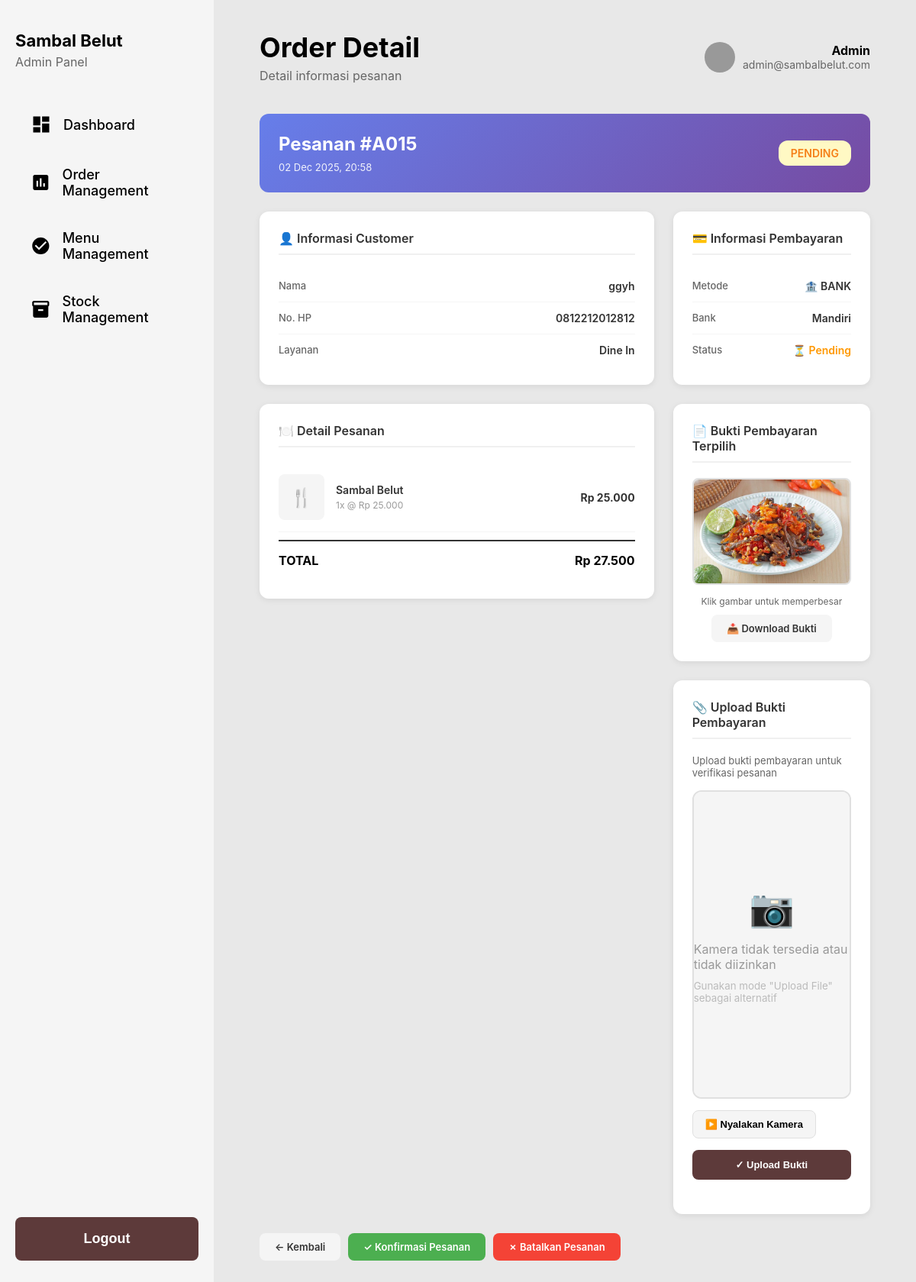
Page /admin/order_detail.php?id=23 (signed in) on the committed database.
### tables this page shows
CREATE TABLE `pesanan` (
  `pesanan_id` int(11) NOT NULL,
  `user_id` int(11) DEFAULT NULL,
  `admin_id` int(11) DEFAULT NULL,
  `layanan_id` int(11) NOT NULL,
  `tanggal` datetime NOT NULL,
  `status` enum('pending','dikonfirmasi','diproses','selesai','dibatalkan') DEFAULT 'pending',
  `total_harga` decimal(10,2) NOT NULL,
  `nomor_antrian` varchar(10) DEFAULT NULL,
  `created_at` timestamp NOT NULL DEFAULT current_timestamp()
);

CREATE TABLE `user` (
  `user_id` int(11) NOT NULL,
  `nama` varchar(100) NOT NULL,
  `no_hp` varchar(20) NOT NULL,
  `created_at` timestamp NOT NULL DEFAULT current_timestamp()
);

CREATE TABLE `layanan` (
  `layanan_id` int(11) NOT NULL,
  `jenis_layanan` varchar(50) NOT NULL,
  `deskripsi` text DEFAULT NULL
);

CREATE TABLE `detail_pesanan` (
  `detail_id` int(11) NOT NULL,
  `pesanan_id` int(11) NOT NULL,
  `menu_id` int(11) NOT NULL,
  `jumlah` int(11) NOT NULL,
  `harga_satuan` decimal(10,2) NOT NULL,
  `subtotal` decimal(10,2) NOT NULL
);

CREATE TABLE `menu` (
  `menu_id` int(11) NOT NULL,
  `nama_menu` varchar(100) NOT NULL,
  `kategori` varchar(50) NOT NULL,
  `deskripsi` text DEFAULT NULL,
  `harga` decimal(10,2) NOT NULL,
  `stok` int(11) NOT NULL DEFAULT 0,
  `foto` varchar(255) DEFAULT NULL,
  `status` enum('tersedia','habis') DEFAULT 'tersedia',
  `created_at` timestamp NOT NULL DEFAULT current_timestamp()
);

CREATE TABLE `pembayaran` (
  `pembayaran_id` int(11) NOT NULL,
  `pesanan_id` int(11) NOT NULL,
  `metode` varchar(20) DEFAULT NULL,
  `bank` varchar(50) DEFAULT NULL,
  `total` decimal(10,2) NOT NULL,
  `status` enum('pending','berhasil','gagal') DEFAULT 'pending',
  `bukti_bayar` varchar(255) DEFAULT NULL,
  `tanggal_bayar` datetime DEFAULT NULL
);

### config/config.php (called while the page is built, shortened)
<?php
function formatRupiah($angka) {
    return 'Rp ' . number_format($angka, 0, ',', '.');
}
?>

### admin/order_detail.php (the view, shortened to what this page needs)
<?php
require_once '../config/config.php';
$conn = getConnection();
$pesanan_id = isset($_GET['id']) ? intval($_GET['id']) : 0;
$query = "SELECT p.*,
                 u.nama as customer_name,
                 u.no_hp,
                 l.jenis_layanan,
                 pm.metode,
                 pm.bank,
                 pm.status as payment_status,
                 pm.bukti_bayar,
                 pm.tanggal_bayar
          FROM pesanan p
          LEFT JOIN user u ON p.user_id = u.user_id
          LEFT JOIN layanan l ON p.layanan_id = l.layanan_id
          LEFT JOIN pembayaran pm ON p.pesanan_id = pm.pesanan_id
          WHERE p.pesanan_id = $pesanan_id";
$result = $conn->query($query);
$order = $result->fetch_assoc();
$query_items = "SELECT dp.*, m.nama_menu, m.foto
                FROM detail_pesanan dp
                LEFT JOIN menu m ON dp.menu_id = m.menu_id
                WHERE dp.pesanan_id = $pesanan_id";
$items_result = $conn->query($query_items);
include 'includes/header.php';
?>
<div class="detail-container">
    <div style="background: linear-gradient(135deg, #667eea 0%, #764ba2 100%); color: white; padding: 25px; border-radius: 12px; margin-bottom: 25px;">
        <div style="display: flex; justify-content: space-between; align-items: center;">
            <div>
                <h2 style="font-size: 24px; margin-bottom: 8px;">Pesanan #<?php echo htmlspecialchars($order['nomor_antrian']); ?></h2>
                <p style="opacity: 0.9; font-size: 13px;"><?php echo date('d M Y, H:i', strtotime($order['tanggal'])); ?></p>
            </div>
            <div>
                <span class="status-badge <?php echo $order['status']; ?>" style="font-size: 14px; padding: 8px 16px;">
                    <?php echo strtoupper($order['status']); ?>
                </span>
            </div>
        </div>
    </div>
    <div class="detail-grid">
        <div>
            <div class="detail-card">
                <h3>👤 Informasi Customer</h3>
                <div class="info-row">
                    <span class="info-label">Nama</span>
                    <span class="info-value"><?php echo htmlspecialchars($order['customer_name'] ?? 'Guest'); ?></span>
                </div>
                <div class="info-row">
                    <span class="info-label">No. HP</span>
                    <span class="info-value"><?php echo htmlspecialchars($order['no_hp'] ?? '-'); ?></span>
                </div>
                <div class="info-row">
                    <span class="info-label">Layanan</span>
                    <span class="info-value"><?php echo htmlspecialchars($order['jenis_layanan'] ?? '-'); ?></span>
                </div>
            </div>
            <div class="detail-card" style="margin-top: 25px;">
                <h3>🍽️ Detail Pesanan</h3>
                <?php
                if ($items_result && $items_result->num_rows > 0) {
                    while ($item = $items_result->fetch_assoc()):
                ?>
                        <div class="order-item">
                            <div class="item-image">
                                <?php if ($item['foto'] && file_exists('uploads/' . $item['foto'])): ?>
                                    <img src="uploads/<?php echo htmlspecialchars($item['foto']); ?>"
                                        alt="<?php echo htmlspecialchars($item['nama_menu']); ?>"
                                        style="width: 100%; height: 100%; object-fit: cover; border-radius: 8px;">
                                <?php else: ?>
                                    🍴
                                <?php endif; ?>
                            </div>
                            <div class="item-info">
                                <div class="item-name"><?php echo htmlspecialchars($item['nama_menu'] ?? 'Menu'); ?></div>
                                <div class="item-qty"><?php echo $item['jumlah']; ?>x @ <?php echo formatRupiah($item['harga_satuan']); ?></div>
                            </div>
                            <div class="item-price">
                                <?php echo formatRupiah($item['subtotal']); ?>
                            </div>
                        </div>
                <?php
                    endwhile;
                } else {
                    echo '<p style="color: #999; text-align: center; padding: 20px;">Tidak ada item</p>';
                }
                ?>
                <div class="total-row">
                    <div style="display: flex; justify-content: space-between;">
                        <span>TOTAL</span>
                        <span><?php echo formatRupiah($order['total_harga']); ?></span>
                    </div>
                </div>
            </div>
        </div>
        <div>
            <div class="detail-card">
                <h3>💳 Informasi Pembayaran</h3>
                <div class="info-row">
                    <span class="info-label">Metode</span>
                    <span class="info-value">
                        <?php
                        $metode = strtoupper($order['metode'] ?? 'UNKNOWN');
                        if ($metode == 'TRANSFER') {
                            echo '🏦 BANK';
                        } elseif ($metode == 'QRIS') {
                            echo '📱 QRIS';
                        } else {
                            echo '💵 CASH';
                        }
                        ?>
                    </span>
                </div>
                <?php if ($order['bank']): ?>
                    <div class="info-row">
                        <span class="info-label">Bank</span>
                        <span class="info-value"><?php echo htmlspecialchars($order['bank']); ?></span>
                    </div>
                <?php endif; ?>
                <div class="info-row">
                    <span class="info-label">Status</span>
                    <span class="info-value">
                        <?php
                        $payment_status = $order['payment_status'] ?? 'pending';
                        if ($payment_status == 'berhasil') {
                            echo '<span style="color: #4caf50;">✓ Berhasil</span>';
                        } elseif ($payment_status == 'pending') {
                            echo '<span style="color: #ff9800;">⏳ Pending</span>';
                        } else {
                            echo '<span style="color: #f44336;">✗ Gagal</span>';
                        }
                        ?>
                    </span>
                </div>
            </div>
            <div class="detail-card" style="margin-top: 25px;">
                <h3>📄 Bukti Pembayaran Terpilih</h3>
                <?php
                $bukti = $order['bukti_bayar'] ?? '';
                $BUKTI_DIR_FS = realpath(__DIR__ . '/../uploads/bukti_bayar');
                $BUKTI_URL    = '../uploads/bukti_bayar/';
                $ext = strtolower(pathinfo($bukti, PATHINFO_EXTENSION));
                $filePath = ($BUKTI_DIR_FS && $bukti) ? ($BUKTI_DIR_FS . DIRECTORY_SEPARATOR . $bukti) : '';
                $fileUrl  = $bukti ? ($BUKTI_URL . rawurlencode($bukti)) : '';
                ?>
                <?php if ($bukti && $filePath && file_exists($filePath)) : ?>
                    <div class="payment-proof">
                        <?php if ($ext === 'pdf') : ?>
                            <div style="padding:16px;background:#f9f9f9;border-radius:8px;border:1px solid #eee;">
                                📄 Bukti pembayaran (PDF): <strong><?= htmlspecialchars($bukti) ?></strong>
                            </div>
                            <a href="<?= $fileUrl ?>" target="_blank" class="btn btn-back"
                                style="margin-top:10px;display:inline-block;">👁️ Lihat PDF</a>
                            <a href="<?= $fileUrl ?>" download class="btn btn-back"
                                style="margin-top:10px;display:inline-block;">📥 Download Bukti</a>
                        <?php else: ?>
                            <img src="<?= $fileUrl ?>" alt="Bukti Pembayaran" onclick="openModal(this.src)">
                            <p style="margin-top:10px;font-size:12px;color:#666;">Klik gambar untuk memperbesar</p>
                            <a href="<?= $fileUrl ?>" download class="btn btn-back"
                                style="margin-top:10px;display:inline-block;">📥 Download Bukti</a>
                        <?php endif; ?>
                    </div>
                <?php else: ?>
                    <div class="no-proof">❌ Belum ada bukti pembayaran</div>
                <?php endif; ?>
            </div>
            <div class="detail-card" style="margin-top: 25px;">
                <h3>📎 Upload Bukti Pembayaran</h3>
                <?php
                $metode_pembayaran = isset($order['metode']) ? $order['metode'] : 'cash';
                if ($metode_pembayaran != 'cash'):
                ?>
                    <div style="margin-bottom: 20px;">
                        <p style="color: #666; font-size: 13px; margin-bottom: 15px;">
                            Upload bukti pembayaran untuk verifikasi pesanan
                        </p>
                        <div id="cameraMode" class="upload-mode">
                            <div style="border: 2px solid #e0e0e0; border-radius: 12px; overflow: hidden; margin-bottom: 15px;">
                                <div id="noCameraMsg" style="width: 100%; height: 400px; background: #f5f5f5; display: flex; align-items: center; justify-content: center; flex-direction: column; color: #999;">
                                    <p style="font-size: 48px; margin-bottom: 15px;">📷</p>
                                    <p>Kamera tidak tersedia atau tidak diizinkan</p>
                                    <small style="margin-top: 10px; color: #bbb;">Gunakan mode "Upload File" sebagai alternatif</small>
                                </div>
                            </div>
                            <div style="display: flex; gap: 10px; flex-wrap: wrap; margin-bottom: 15px;">
                                <button type="button" id="startCameraBtn" class="camera-btn" onclick="startCamera()">
                                    ▶️ Nyalakan Kamera
                                </button>
                            </div>
                        </div>
                        <div style="margin-top: 15px; display: flex; gap: 10px;">
                            <button type="button" id="uploadBtn" class="btn"
                                onclick="submitUpload()"
                                style="background: #5d3a3a; color: white; width: 100%; padding: 12px; border: none; border-radius: 8px; cursor: pointer; font-weight: 600;">
                                ✓ Upload Bukti
                            </button>
                        </div>
                    </div>
                <?php else: ?>
                    <p style="color: #999; font-size: 13px; text-align: center; padding: 20px;">
                        Metode pembayaran: CASH - Tidak perlu upload bukti
                    </p>
                <?php endif; ?>
            </div>
        </div>
    </div>
    <div class="action-buttons">
        <a href="order_management.php" class="btn btn-back">← Kembali</a>
        <?php if ($order['status'] == 'pending'): ?>
            <a href="order_management.php?action=confirm&id=<?php echo $pesanan_id; ?>"
                onclick="return confirm('Konfirmasi pesanan ini?')"
                class="btn btn-confirm">✓ Konfirmasi Pesanan</a>
            <a href="order_management.php?action=cancel&id=<?php echo $pesanan_id; ?>"
                onclick="return confirm('Batalkan pesanan ini?')"
                class="btn btn-cancel">✗ Batalkan Pesanan</a>
        <?php endif; ?>
    </div>
</div>
<?php
include 'includes/footer.php';
?>

### rows in the picture
pesanan: nomor_antrian "A015", tanggal "02 Dec 2025, 20:58", status "PENDING", user.nama "ggyh", user.no_hp "0812212012812", layanan.jenis_layanan "Dine In", total_harga "Rp 27.500", pembayaran.bank "Mandiri", pembayaran.bukti_bayar (picture)
detail_pesanan: menu.nama_menu "Sambal Belut", jumlah "1", harga_satuan "Rp 25.000", subtotal "Rp 25.000"

### other values in the picture
$page_title "Order Detail"
$page_subtitle "Detail informasi pesanan"
getAdminName() "Admin"
getAdminEmail() "admin@sambalbelut.com"
